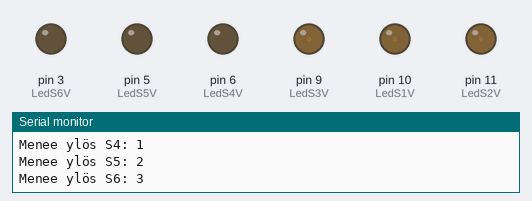
The sketch below on a simulated Arduino Uno, built with avr-gcc and run on an emulated ATmega328P. Parts: output pins drawn as LEDs (lit = HIGH), the last lines printed to the serial monitor.

Above: at 0.1 s.
At 8.13 s:
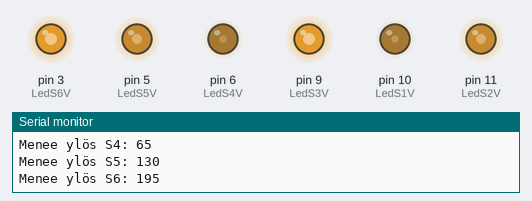
At 16.02 s:
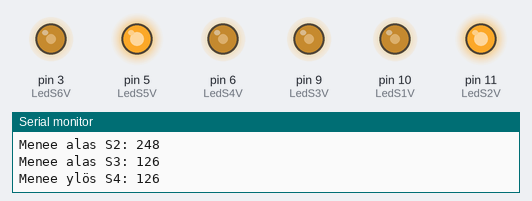
At 21.47 s:
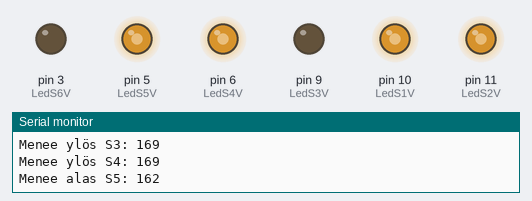
At 27.61 s:
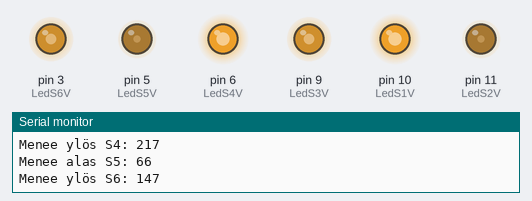
At 39.49 s:
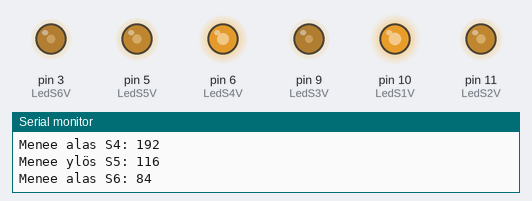
Timing chart, 0 to 40.0 s (numbered marks = the images above):
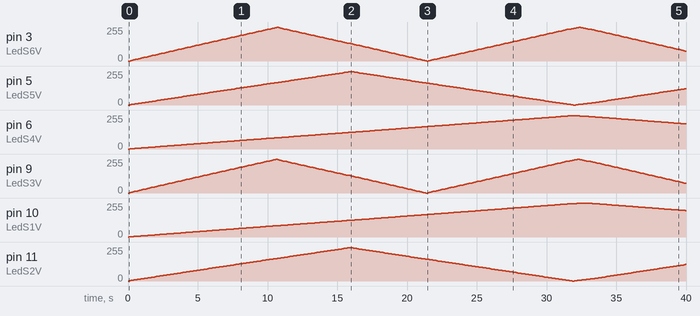

The sketch:

Vektoriloisto.ino
```cpp
#define LedS1V 10 // Määritellään ledin paikka
#define LedS2V 11 // Määritellään ledin paikka
#define LedS3V 9 // Määritellään ledin paikka
#define LedS4V 6 // Määritellään ledin paikka
#define LedS5V 5 // Määritellään ledin paikka
#define LedS6V 3 // Määritellään ledin paikka
#define maksimiS1 255 // Maksimi tehoS1 ledille
#define maksimiS2 250 // Maksimi tehoS2 ledille
#define maksimiS3 250 // Maksimi tehoS3 ledille
#define maksimiS4 250 // Maksimi tehoS4 ledille
#define maksimiS5 250 // Maksimi tehoS5 ledille
#define maksimiS6 250 // Maksimi tehoS6 ledille
#define minimiS1 0 // Määrittää Minimin
#define minimiS2 0 // Määrittää Minimin
#define minimiS3 0 // Määrittää Minimin
#define minimiS4 0 // Määrittää Minimin
#define minimiS5 0 // Määrittää Minimin
#define minimiS6 0 // Määrittää Minimin
#define lisaaS1 1 //Määrittää laskenta nopeuden
#define lisaaS2 2 //Määrittää laskenta nopeuden
#define lisaaS3 3 //Määrittää laskenta nopeuden
#define lisaaS4 1 //Määrittää laskenta nopeuden
#define lisaaS5 2 //Määrittää laskenta nopeuden
#define lisaaS6 3 //Määrittää laskenta nopeuden

void setup(){
  pinMode(LedS1V, OUTPUT);
  pinMode(LedS2V, OUTPUT);
  pinMode(LedS3V, OUTPUT);
  pinMode(LedS4V, OUTPUT);
  pinMode(LedS5V, OUTPUT);
  pinMode(LedS6V, OUTPUT);
    Serial.begin(9600);
}
#define VIIVE 10 // Määritetään viive

int tehoS1 = 0, tehoS2 = 0, tehoS3 = 0, tehoS4 = 0, tehoS5 = 0, tehoS6 = 0; // Märittää tehoS1 ja tehoS2 nollaan
bool laskentaS1 = true, laskentaS2 = true, laskentaS3 = true, laskentaS4 = true, laskentaS5 = true, laskentaS6 = true; // Merkitsee pienenetäänkö ledin laskentaS1 ja laskenta S2

void BreathS1(){
 analogWrite(LedS1V, tehoS1); // Kirjotaa ledille tehoS1
    if(laskentaS1 == true){
  tehoS1 = tehoS1 + lisaaS1; //Kasvattaa muuttujaa yhdellä ja tulostaa tiedot
    Serial.print("Menee ylös S1: ");
    Serial.println(tehoS1);
 }else{
   tehoS1 = tehoS1 - lisaaS1; //Pienetää muutujaa ja tulostaa tiedot
   Serial.print("Menee alas S1: ");
   Serial.println(tehoS1);
 }
 if(tehoS1 >= maksimiS1){
   laskentaS1 = false; // merkitsee muuttujan pienetämiseen kun saatu maksimi arvo
   Serial.print("Saavutettu maksimi S1: ");
   Serial.println(tehoS1);
 }
 if(tehoS1 <= minimiS1){
  laskentaS1 = true; // Merkitsee muuttujan suurentamiseen kun saatu minimi
   Serial.print("Saavutettu minimi S1: ");
   Serial.println(tehoS1);
 }
}

void BreathS2(){
 analogWrite(LedS2V, tehoS2); // Kirjotaa ledille tehoS2
    if(laskentaS2 == true){
  tehoS2 = tehoS2 + lisaaS2; //Kasvattaa muuttujaa yhdellä ja tulostaa tiedot
    Serial.print("Menee ylös S2: ");
    Serial.println(tehoS2);
 }else{
   tehoS2 = tehoS2 - lisaaS2; //Pienetää muutujaa ja tulostaa tiedot
   Serial.print("Menee alas S2: ");
   Serial.println(tehoS2);
 }
 if(tehoS2 >= maksimiS2){
   laskentaS2 = false; // merkitsee muuttujan pienetämiseen kun saatu maksimi arvo
   Serial.print("Saavutettu maksimi S2: ");
   Serial.println(tehoS2);
 }
 if(tehoS2 <= minimiS2){
  laskentaS2 = true; // Merkitsee muuttujan suurentamiseen kun saatu minimi
   Serial.print("Saavutettu minimi S2: ");
   Serial.println(tehoS2);
 }
}

void BreathS3(){
 analogWrite(LedS3V, tehoS3); // Kirjotaa ledille tehoS3
    if(laskentaS3 == true){
  tehoS3 = tehoS3 + lisaaS3; //Kasvattaa muuttujaa yhdellä ja tulostaa tiedot
    Serial.print("Menee ylös S3: ");
    Serial.println(tehoS1);
 }else{
   tehoS3 = tehoS3 - lisaaS3; //Pienetää muutujaa ja tulostaa tiedot
   Serial.print("Menee alas S3: ");
   Serial.println(tehoS3);
 }
 if(tehoS3 >= maksimiS3){
   laskentaS3 = false; // merkitsee muuttujan pienetämiseen kun saatu maksimi arvo
   Serial.print("Saavutettu maksimi S3: ");
   Serial.println(tehoS3);
 }
 if(tehoS3 <= minimiS3){
  laskentaS3 = true; // Merkitsee muuttujan suurentamiseen kun saatu minimi
   Serial.print("Saavutettu minimi S3: ");
   Serial.println(tehoS3);
 }
}

void BreathS4(){
 analogWrite(LedS4V, tehoS4); // Kirjotaa ledille tehoS4
    if(laskentaS4 == true){
  tehoS4 = tehoS4 + lisaaS4; //Kasvattaa muuttujaa yhdellä ja tulostaa tiedot
    Serial.print("Menee ylös S4: ");
    Serial.println(tehoS1);
 }else{
   tehoS4 = tehoS4 - lisaaS4; //Pienetää muutujaa ja tulostaa tiedot
   Serial.print("Menee alas S4: ");
   Serial.println(tehoS4);
 }
 if(tehoS1 >= maksimiS4){
   laskentaS4 = false; // merkitsee muuttujan pienetämiseen kun saatu maksimi arvo
   Serial.print("Saavutettu maksimi S4: ");
   Serial.println(tehoS4);
 }
 if(tehoS4 <= minimiS4){
  laskentaS4 = true; // Merkitsee muuttujan suurentamiseen kun saatu minimi
   Serial.print("Saavutettu minimi S4: ");
   Serial.println(tehoS4);
 }
}

void BreathS5(){
 analogWrite(LedS5V, tehoS5); // Kirjotaa ledille tehoS5
    if(laskentaS5 == true){
  tehoS5 = tehoS5 + lisaaS5; //Kasvattaa muuttujaa yhdellä ja tulostaa tiedot
    Serial.print("Menee ylös S5: ");
    Serial.println(tehoS5);
 }else{
   tehoS5 = tehoS5 - lisaaS5; //Pienetää muutujaa ja tulostaa tiedot
   Serial.print("Menee alas S5: ");
   Serial.println(tehoS5);
 }
 if(tehoS5 >= maksimiS5){
   laskentaS5 = false; // merkitsee muuttujan pienetämiseen kun saatu maksimi arvo
   Serial.print("Saavutettu maksimi S5: ");
   Serial.println(tehoS5);
 }
 if(tehoS5 <= minimiS5){
  laskentaS5 = true; // Merkitsee muuttujan suurentamiseen kun saatu minimi
   Serial.print("Saavutettu minimi S5: ");
   Serial.println(tehoS5);
 }
}

void BreathS6(){
 analogWrite(LedS6V, tehoS6); // Kirjotaa ledille tehoS6
    if(laskentaS6 == true){
  tehoS6 = tehoS6 + lisaaS6; //Kasvattaa muuttujaa yhdellä ja tulostaa tiedot
    Serial.print("Menee ylös S6: ");
    Serial.println(tehoS6);
 }else{
   tehoS6 = tehoS6 - lisaaS6; //Pienetää muutujaa ja tulostaa tiedot
   Serial.print("Menee alas S6: ");
   Serial.println(tehoS6);
 }
 if(tehoS6 >= maksimiS6){
   laskentaS6 = false; // merkitsee muuttujan pienetämiseen kun saatu maksimi arvo
   Serial.print("Saavutettu maksimi S6: ");
   Serial.println(tehoS6);
 }
 if(tehoS6 <= minimiS6){
  laskentaS6 = true; // Merkitsee muuttujan suurentamiseen kun saatu minimi
   Serial.print("Saavutettu minimi S6: ");
   Serial.println(tehoS6);
 }
}

void loop(){
  BreathS1();
  BreathS2();
  BreathS3();
  BreathS4();
  BreathS5();
  BreathS6();
  delay(VIIVE); // Viive ennekuin jatkaa
}
```

Measured:
- by itself, pin 5 (LedS5V): 0/255 → 2/255 at 0.13 s, → 4/255 0.12 s later, → 6/255 0.12 s later, → 8/255 0.12 s later, … (311 changes in this stretch)
- by itself, pin 6 (LedS4V): rises from 0/255 to 250/255 in 31.8 s, then falls to 188/255 in 8.1 s
- by itself, pin 10 (LedS1V): rises from 0/255 to 255/255 in 32.6 s, then falls to 198/255 in 7.3 s
- by itself, pin 11 (LedS2V): 0/255 → 2/255 at 0.07 s, → 4/255 0.12 s later, → 6/255 0.12 s later, → 8/255 0.12 s later, … (312 changes in this stretch)
